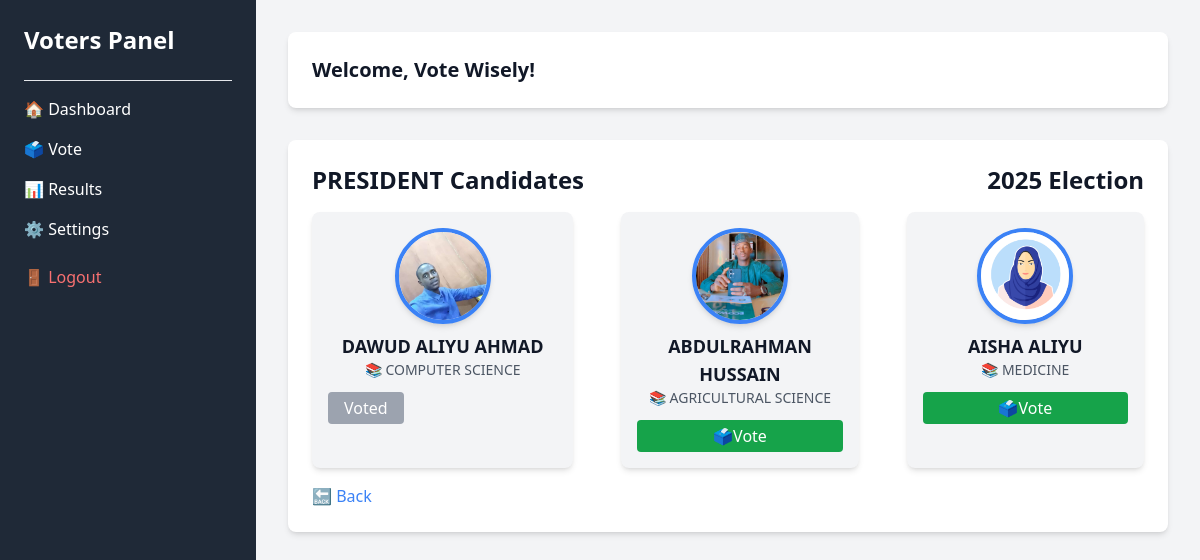
Screenshot of /candidates-list/10/ (signed in) with the database file from the repository.
### maaun/models.py (models this page shows, shortened)
class Position(models.Model):
    name = models.CharField(max_length=100)
    election = models.ForeignKey(Election, on_delete=models.CASCADE, related_name="positions")
    class Meta:
        unique_together = ('name', 'election')  # Prevents duplicate positions under the same election

class Election(models.Model):
    year = models.IntegerField(unique=True, max_length=4)
    created = models.DateTimeField(auto_now=True)

class Candidate(models.Model):
    first_name = models.CharField(max_length=255)
    last_name = models.CharField(max_length=255)
    department = models.CharField(max_length=255)
    reg_no = models.CharField(max_length=15, unique=True)
    position = models.ForeignKey('Position', on_delete=models.CASCADE, related_name="candidates")
    avater = models.ImageField(null= True, default="avater.png")
    created = models.DateTimeField(auto_now_add=True)

### maaun/views.py (the view)
# urls.py: path('candidates-list/<int:position_id>/', views.candidates_list, name="candidates-list"),
@voter_login_required
def candidates_list(request, position_id):
    position = get_object_or_404(Position, id=position_id)
    candidates = Candidate.objects.filter(position=position)
    election = position.election
    voter_id = request.session.get('voter_id') # get the voter_id from the session.
    if voter_id is None:
        messages.error(request, "voter session error")
        return redirect('v-vote')
    voter = Voter.objects.get(id=voter_id)
    voted_candidates = Vote.objects.filter(voter=voter, position=position).values_list('candidate_id', flat=True)
    context = {
        'position': position,
        'candidates': candidates,
        'election': election,
        'voted_candidates': voted_candidates,
    }
    return render(request, 'maaun/candidates-list.html', context)

### maaun/views.py (called while the page is built)
def voter_login_required(view_func):
    @wraps(view_func)
    def _wrapped_view(request, *args, **kwargs):
        if "voter_id" not in request.session:
            return redirect("my-login")
        return view_func(request, *args, **kwargs)
    return _wrapped_view

### maaun/templates/maaun/candidates-list.html (shortened to what this page needs)
<!DOCTYPE html>
<html lang="en">
<head>
    <script src="https://cdn.tailwindcss.com"></script>
</head>
<body class="bg-gray-100">
    <div class="flex">
        {% include 'maaun/v-Sidebar.html' %}
        <main class="lg:ml-64 p-8 w-full">
            <div class="bg-white shadow-md rounded-lg p-6 ">
                <h1 class="text-xl font-bold text-gray-900">Welcome, <strong>Vote Wisely</strong>!</h1>
            </div>
            <div class="mt-8 bg-white shadow-md rounded-lg p-6">
                <div class="flex justify-between">
                    <h2 class="text-2xl font-bold text-gray-900">{{ position.name|upper }} Candidates</h2>
                    <h2 class="text-2xl font-bold text-gray-900">{{ election.year|upper }} Election</h2>
                </div>
                <div class="grid grid-cols-1 md:grid-cols-2 lg:grid-cols-3 space-x-6 gap-6 mt-4">
                    {% for candidate in candidates %}
                    <div class="bg-gray-100 p-4 rounded-lg shadow-md text-center">
                        <img src="{{ candidate.avater.url}}" alt="Candidate Photo" class="w-24 h-24 object-cover rounded-full mx-auto border-4 border-blue-500 shadow-md">
                        <h3 class="text-lg font-semibold text-gray-900 mt-2">{{ candidate.first_name|upper }} {{ candidate.last_name|upper }}</h3>
                        <p class="text-sm text-gray-600">📚 {{ candidate.department|upper }}</p>
                        {% if voted_candidates and candidate.id in voted_candidates %}
                            <button disabled class="mt-3 bg-gray-400 text-white px-4 py-1 rounded block">
                                Voted
                            </button>
                        {% else %}
                            <a href="{% url 'vote-candidate' candidate.id %}" class="mt-3 bg-green-600 text-white px-4 py-1 rounded hover:bg-green-800 block">
                                🗳️Vote
                            </a>
                        {% endif %}
                    </div>
                    {% empty %}
                    <p class="text-gray-500 text-center mt-4">No candidates available.</p>
                    {% endfor %}
                </div>
                <a href="{% url 'v-vote' %}" class="block mt-4 text-blue-500 hover:underline">🔙 Back</a>
            </div>
        </main>
    </div>
</body>
</html>

### rows the page displays
Position: name "PRESIDENT"
Election: year "2025"
Candidate: avater (picture), first_name "DAWUD ALIYU", last_name "AHMAD", department "COMPUTER SCIENCE", shows "Voted"
Candidate: avater (picture), first_name "ABDULRAHMAN", last_name "HUSSAIN", department "AGRICULTURAL SCIENCE", shows "🗳️Vote"
Candidate: avater (picture), first_name "AISHA", last_name "ALIYU", department "MEDICINE", shows "🗳️Vote"
